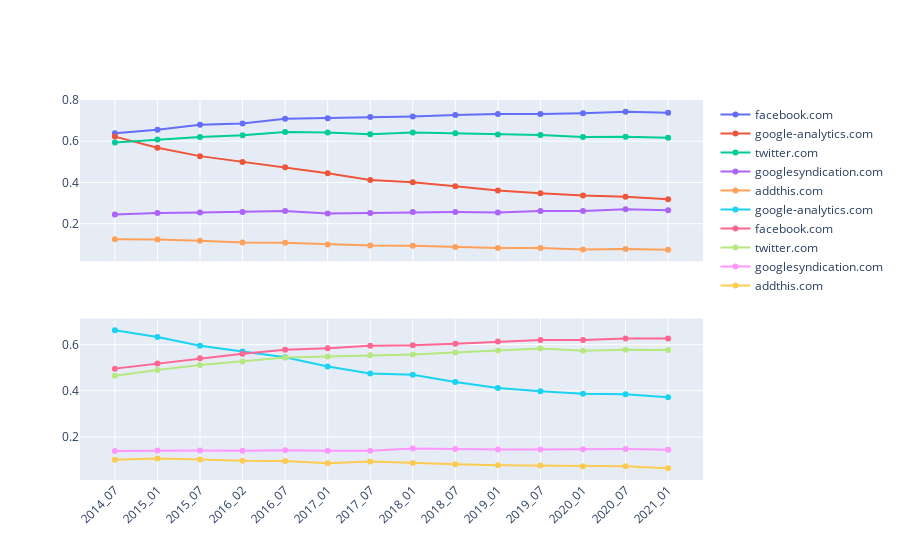

Here is the notebook cell this chart was saved with:
### Code cell
# 画trackers的图

import plotly.express as px
import plotly.graph_objects as go
from plotly.subplots import make_subplots


df_base = pd.read_csv("baseline_df_rate_country.csv")

df_edu = pd.read_csv("edu_df_rate_country.csv")

fig = make_subplots(
    rows = 2,cols = 1,
    shared_xaxes = True,
    specs=[
           [{"type": "scatter"}],
           [{"type": "scatter"}]]
)



for _,row in df_base[:5].iterrows():
    y_list = [row[i] for i in x_base]
    fig.add_trace(
        go.Line(x = x_base,y = y_list,name = row['trackers']),
        row = 1,col = 1
    )

for _,row in df_edu[:5].iterrows():
    y_list = [row[i] for i in x_base]
    fig.add_trace(
        go.Line(x = x_base,y = y_list,name = row['trackers']),
        row = 2,col = 1
    )
fig.update_xaxes(tickangle=-45)
fig.show()





# print(df['registration_country'].unique())

# countrys = ["US","RU","JP","CN","IN","DE"]

# fig,ax = plt.subplots(3,2)


# for e,country in enumerate(countrys):
#     df_CN = df[df['registration_country'] == country]
#     for _, row in df_CN[:5].iterrows():
#         y_list = [row[i] for i in x]
#         ax[e // 2][e % 2].plot(x,y_list,label = row['trackers'])
#         ax[e // 2][e % 2].grid()
#         ax[e // 2][e % 2].tick_params(labelrotation=270)
#         ax[e // 2][e % 2].set_xlabel(fontsize = 18)



# for country in countrys:

#     df_CN = df[df['registration_country'] == country]

#     for _, row in df_CN[:5].iterrows():
#         y_list = [row[i] for i in x]
#         plt.plot(x,y_list,label = row['trackers'])
#     plt.xticks(rotation=270)
#     plt.grid(True)
#     plt.legend()
#     plt.show()

### Figure 1 — Plotly figure (JSON) as saved in the notebook; plotly's stock layout.template omitted (floating-point values rounded to 4 significant figures)
{"data": [{"name": "facebook.com", "type": "scatter", "x": ["2014_07", "2015_01", "2015_07", "2016_02", "2016_07", "2017_01", "2017_07", "2018_01", "2018_07", "2019_01", "2019_07", "2020_01", "2020_07", "2021_01"], "xaxis": "x", "y": [0.639, 0.6562, 0.6804, 0.6865, 0.709, 0.7118, 0.7171, 0.7201, 0.7277, 0.7319, 0.7321, 0.7352, 0.7426, 0.7384], "yaxis": "y"}, {"name": "google-analytics.com", "type": "scatter", "x": ["2014_07", "2015_01", "2015_07", "2016_02", "2016_07", "2017_01", "2017_07", "2018_01", "2018_07", "2019_01", "2019_07", "2020_01", "2020_07", "2021_01"], "xaxis": "x", "y": [0.6224, 0.5683, 0.5277, 0.4998, 0.4734, 0.4448, 0.4119, 0.4012, 0.3818, 0.3613, 0.3477, 0.3362, 0.3312, 0.3187], "yaxis": "y"}, {"name": "twitter.com", "type": "scatter", "x": ["2014_07", "2015_01", "2015_07", "2016_02", "2016_07", "2017_01", "2017_07", "2018_01", "2018_07", "2019_01", "2019_07", "2020_01", "2020_07", "2021_01"], "xaxis": "x", "y": [0.5942, 0.6089, 0.6211, 0.6291, 0.6442, 0.642, 0.6339, 0.6422, 0.6383, 0.6322, 0.6307, 0.6202, 0.6215, 0.6163], "yaxis": "y"}, {"name": "googlesyndication.com", "type": "scatter", "x": ["2014_07", "2015_01", "2015_07", "2016_02", "2016_07", "2017_01", "2017_07", "2018_01", "2018_07", "2019_01", "2019_07", "2020_01", "2020_07", "2021_01"], "xaxis": "x", "y": [0.2448, 0.2522, 0.2537, 0.2572, 0.262, 0.2498, 0.2517, 0.2561, 0.2563, 0.2539, 0.2613, 0.2616, 0.2699, 0.2653], "yaxis": "y"}, {"name": "addthis.com", "type": "scatter", "x": ["2014_07", "2015_01", "2015_07", "2016_02", "2016_07", "2017_01", "2017_07", "2018_01", "2018_07", "2019_01", "2019_07", "2020_01", "2020_07", "2021_01"], "xaxis": "x", "y": [0.1243, 0.1239, 0.1169, 0.1086, 0.108, 0.09948, 0.09446, 0.09315, 0.08726, 0.08224, 0.08224, 0.07483, 0.07679, 0.07395], "yaxis": "y"}, {"name": "google-analytics.com", "type": "scatter", "x": ["2014_07", "2015_01", "2015_07", "2016_02", "2016_07", "2017_01", "2017_07", "2018_01", "2018_07", "2019_01", "2019_07", "2020_01", "2020_07", "2021_01"], "xaxis": "x2", "y": [0.6622, 0.6331, 0.5955, 0.5704, 0.5455, 0.5054, 0.4754, 0.4692, 0.4384, 0.4126, 0.3979, 0.3872, 0.3854, 0.3717], "yaxis": "y2"}, {"name": "facebook.com", "type": "scatter", "x": ["2014_07", "2015_01", "2015_07", "2016_02", "2016_07", "2017_01", "2017_07", "2018_01", "2018_07", "2019_01", "2019_07", "2020_01", "2020_07", "2021_01"], "xaxis": "x2", "y": [0.4961, 0.518, 0.5413, 0.5602, 0.5784, 0.584, 0.5952, 0.5974, 0.6043, 0.6133, 0.6206, 0.6207, 0.6272, 0.6267], "yaxis": "y2"}, {"name": "twitter.com", "type": "scatter", "x": ["2014_07", "2015_01", "2015_07", "2016_02", "2016_07", "2017_01", "2017_07", "2018_01", "2018_07", "2019_01", "2019_07", "2020_01", "2020_07", "2021_01"], "xaxis": "x2", "y": [0.4654, 0.4902, 0.5115, 0.5271, 0.5441, 0.5492, 0.5544, 0.5572, 0.5662, 0.5742, 0.5838, 0.5737, 0.5781, 0.5769], "yaxis": "y2"}, {"name": "googlesyndication.com", "type": "scatter", "x": ["2014_07", "2015_01", "2015_07", "2016_02", "2016_07", "2017_01", "2017_07", "2018_01", "2018_07", "2019_01", "2019_07", "2020_01", "2020_07", "2021_01"], "xaxis": "x2", "y": [0.1395, 0.1413, 0.1417, 0.1405, 0.1429, 0.1399, 0.1403, 0.1501, 0.1474, 0.1462, 0.1456, 0.1467, 0.1476, 0.1451], "yaxis": "y2"}, {"name": "addthis.com", "type": "scatter", "x": ["2014_07", "2015_01", "2015_07", "2016_02", "2016_07", "2017_01", "2017_07", "2018_01", "2018_07", "2019_01", "2019_07", "2020_01", "2020_07", "2021_01"], "xaxis": "x2", "y": [0.1015, 0.1062, 0.1026, 0.09638, 0.09538, 0.08626, 0.09378, 0.08676, 0.08196, 0.07785, 0.07645, 0.07284, 0.07344, 0.06472], "yaxis": "y2"}], "layout": {"xaxis": {"anchor": "y", "domain": [0, 1], "matches": "x2", "showticklabels": false, "tickangle": -45}, "xaxis2": {"anchor": "y2", "domain": [0, 1], "tickangle": -45}, "yaxis": {"anchor": "x", "domain": [0.575, 1]}, "yaxis2": {"anchor": "x2", "domain": [0, 0.425]}}}
